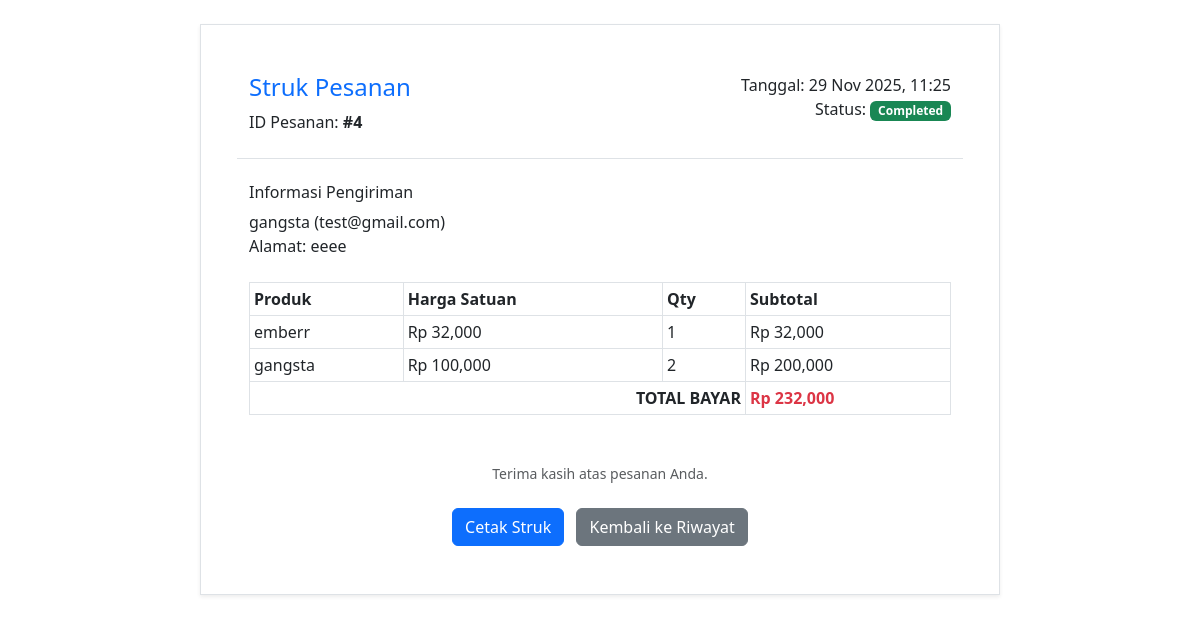
The page /toko_online/struk_order.php?id=4 (signed in) on the database its author committed.
### tables this page shows
CREATE TABLE `orders` (
  `id` int(11) NOT NULL,
  `user_id` int(11) DEFAULT NULL,
  `total_amount` decimal(10,2) NOT NULL,
  `status` enum('pending','paid','shipped','completed','cancelled') DEFAULT 'pending',
  `shipping_address` text DEFAULT NULL,
  `created_at` timestamp NOT NULL DEFAULT current_timestamp()
);

CREATE TABLE `order_items` (
  `id` int(11) NOT NULL,
  `order_id` int(11) DEFAULT NULL,
  `product_id` int(11) DEFAULT NULL,
  `quantity` int(11) NOT NULL,
  `price` decimal(10,2) NOT NULL
);

CREATE TABLE `products` (
  `id` int(11) NOT NULL,
  `category_id` int(11) DEFAULT NULL,
  `name` varchar(100) NOT NULL,
  `price` decimal(10,2) NOT NULL,
  `stock` int(11) NOT NULL,
  `description` text DEFAULT NULL,
  `image` varchar(255) DEFAULT NULL
);

### toko_online/struk_order.php (the view, shortened to what this page needs)
<?php
include 'koneksi.php';
$user_id = $_SESSION['user_id'];
$id_order = isset($_GET['id']) ? mysqli_real_escape_string($conn, $_GET['id']) : die("<script>alert('ID Order tidak valid.'); window.location='riwayat.php';</script>");
$order_query = mysqli_query($conn, "SELECT * FROM orders WHERE id='$id_order' AND user_id='$user_id'");
$order = mysqli_fetch_assoc($order_query);
$items_query = mysqli_query($conn, "SELECT oi.*, p.name as product_name
                                     FROM order_items oi JOIN products p ON oi.product_id = p.id
                                     WHERE oi.order_id='$id_order'");
?>
<!DOCTYPE html>
<html lang="id">
<head>
    <link href="https://cdn.jsdelivr.net/npm/bootstrap@5.3.0/dist/css/bootstrap.min.css" rel="stylesheet">
</head>
<body class="p-4">
<div class="container border p-5 shadow-sm bg-white" style="max-width: 800px;">
    <div class="row mb-4 border-bottom pb-2">
        <div class="col-6">
            <h4 class="text-primary">Struk Pesanan</h4>
            <p>ID Pesanan: <strong>#<?= $order['id'] ?></strong></p>
        </div>
        <div class="col-6 text-end">
            <p>Tanggal: <?= date('d M Y, H:i', strtotime($order['created_at'])) ?><br>
               Status: <span class="badge bg-<?= ($order['status'] == 'completed' ? 'success' : 'warning') ?>"><?= ucfirst($order['status']) ?></span></p>
        </div>
    </div>
    <div class="mb-4">
        <h6>Informasi Pengiriman</h6>
        <p><?= $_SESSION['name'] ?> (<?= $_SESSION['email'] ?>)<br>
           Alamat: <?= nl2br($order['shipping_address']) ?></p>
    </div>
    <table class="table table-bordered table-sm">
        <thead class="bg-light">
            <tr><th>Produk</th><th>Harga Satuan</th><th>Qty</th><th>Subtotal</th></tr>
        </thead>
        <tbody>
            <?php while ($item = mysqli_fetch_assoc($items_query)): ?>
            <tr>
                <td><?= $item['product_name'] ?></td>
                <td>Rp <?= number_format($item['price']) ?></td>
                <td><?= $item['quantity'] ?></td>
                <td>Rp <?= number_format($item['price'] * $item['quantity']) ?></td>
            </tr>
            <?php endwhile; ?>
        </tbody>
        <tfoot>
            <tr>
                <td colspan="3" class="text-end fw-bold">TOTAL BAYAR</td>
                <td class="fw-bold text-danger">Rp <?= number_format($order['total_amount']) ?></td>
            </tr>
        </tfoot>
    </table>
    <div class="mt-5 text-center">
        <p class="small text-muted">Terima kasih atas pesanan Anda.</p>
    </div>
    <div class="mt-4 text-center no-print">
        <button onclick="window.print()" class="btn btn-primary me-2">Cetak Struk</button>
        <a href="riwayat.php" class="btn btn-secondary">Kembali ke Riwayat</a>
    </div>
</div>
</body>
</html>

### rows shown on the page
orders: id "4", created_at "29 Nov 2025, 11:25", status "Completed", shipping_address "eeee", total_amount "232,000"
order_items: product.name "emberr", price "32,000", quantity "1", $item['price'] * $item['quantity'] "32,000"
order_items: product.name "gangsta", price "100,000", quantity "2", $item['price'] * $item['quantity'] "200,000"

### other values the page prints
$_SESSION['name'] "gangsta"
$_SESSION['email'] "test@gmail.com"
